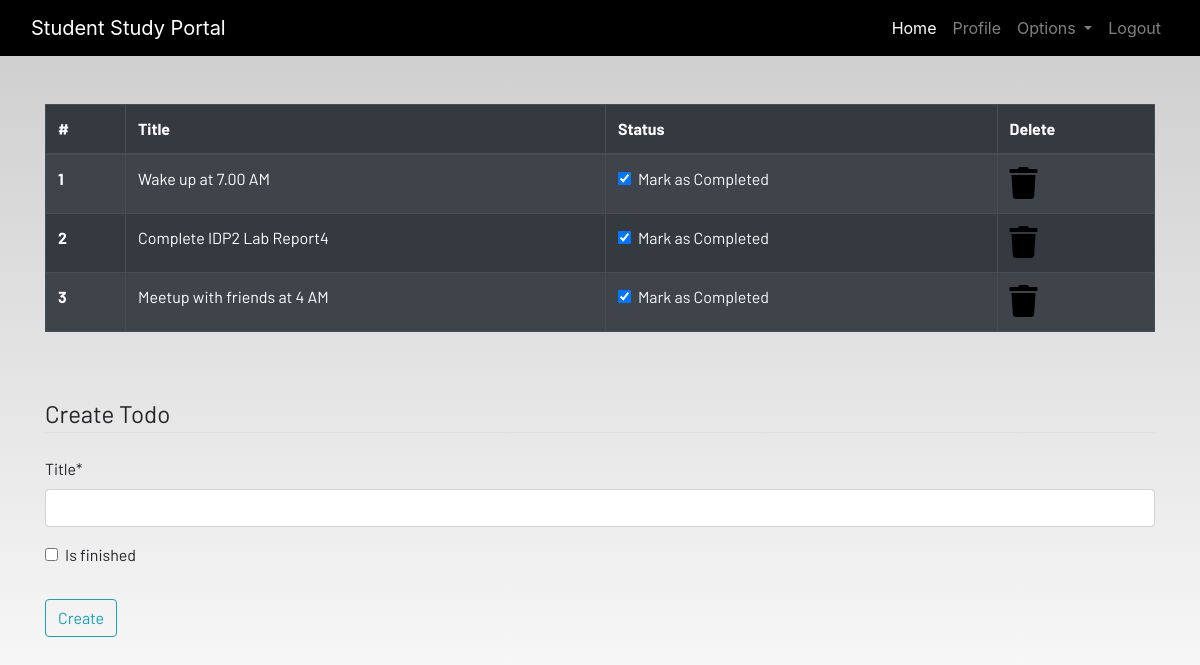
The app's page /todo (signed in), older data.
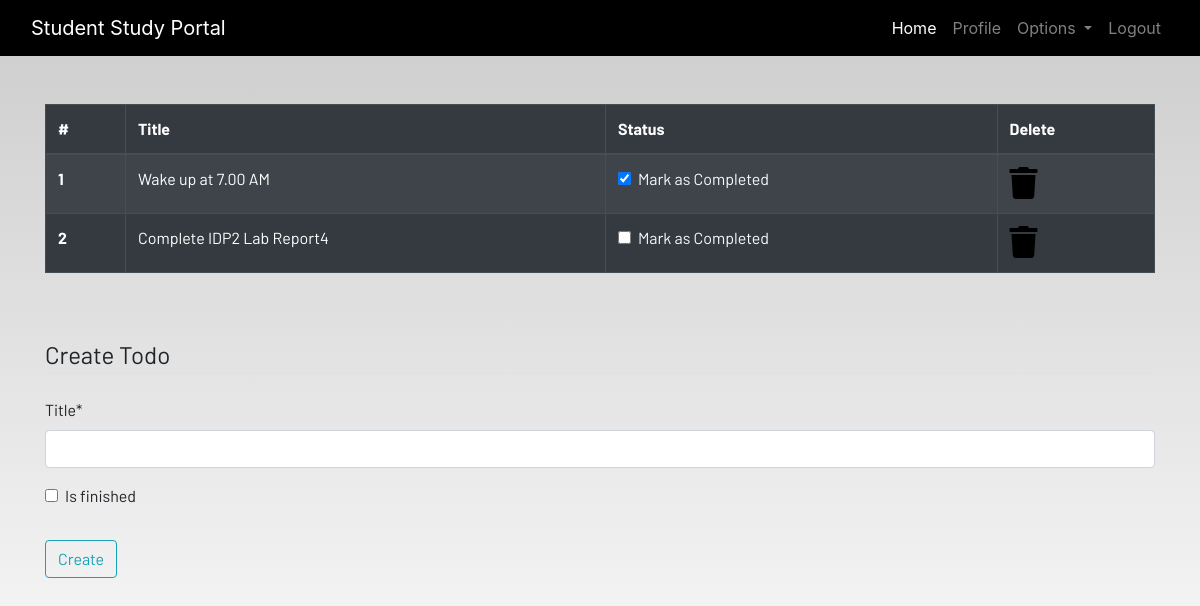
The same page, newer data.
### dashboard/models.py (models this page shows)
class Todo(models.Model):
    user = models.ForeignKey(User,on_delete=models.CASCADE)
    title = models.CharField(max_length=100)
    is_finished = models.BooleanField(default=False)

### dashboard/views.py (the view)
# urls.py: path("todo", views.todo, name="todo"),
@login_required
def todo(request):
    if request.method == "POST":
        form = TodoForm(request.POST)
        if form.is_valid():
            try:
                finshed = request.POST["is_finished"]
                if finished == "on":
                    finished == True
                else:
                    finshed = False
            except:
                finished = False
            todos = Todo(
                user=request.user, title=request.POST["title"], is_finished=finished
            )
            todos.save()
            messages.success(request, f"Todo Added from {request.user.username}!!")
    else:
        form = TodoForm()
    todo = Todo.objects.filter(user=request.user)
    if len(todo) == 0:
        todos_done = True
    else:
        todos_done = False
    context = {"form": form, "todos": todo, "todos_done": todos_done}
    return render(request, "dashboard/todo.html", context)

### dashboard/forms.py
class TodoForm(forms.ModelForm):
    class Meta:
        model = Todo
        fields = ['title','is_finished']

### dashboard/templates/dashboard/todo.html (shortened to what this page needs)
{% extends 'dashboard/base.html' %}
{% load static %}
{% block content %}
{% load crispy_forms_tags %}
<div class="container">
    {% if not todos_done %}
    <table class="table table-striped table-bordered table-hover table-dark">
        <thead>
            <tr>
                <th scope="col">#</th>
                <th scope="col">Title</th>
                <th scope="col">Status</th>
                <th scope="col">Delete</th>
            </tr>
        </thead>
        <tbody>
            {% for todo in todos %}
            <tr>
                <th scope="row">{{forloop.counter}}</th>
                <td>{{todo.title}}</td>
                <td>
                    <a href="{% url 'update-todo' todo.id %}">
                        <div class="form-check">
                            {% if todo.is_finished == True %}
                            <input class="form-check-input" type="checkbox" value="" checked>
                            {% else %}
                            <input class="form-check-input" type="checkbox" value="">
                            {% endif %}
                            <label class="form-check-label text-light" for="flexCheckDefault">
                                Mark as Completed
                            </label>
                        </div>
                    </a>
                </td>
                <td><a href="{% url 'delete-todo' todo.id %}"><i class="fa fa-trash fa-2x"></i></a></td>
            </tr>
            {% endfor %}
        </tbody>
    </table>
    {% else %}
    <h4>All tasks have been done!! create to add more</h4>
    {% endif %}
</div><br><br>
<div class="container">
    <form method="POST">
        <fieldset class="form-group">
            <legend class="border-bottom mb-4">Create Todo</legend>
            {{form|crispy}}
        </fieldset>
        <div class="form-group">
            <button href="" class="btn btn-outline-info" type="submit">
                Create
            </button>
        </div>
    </form>
</div>
{% endblock content %}

Row changes from the older to the newer data that the page shows:
removed Todo: title "Meetup with friends at 4 AM"
changed Todo "Complete IDP2 Lab Report4": value "☑" → "☐"
